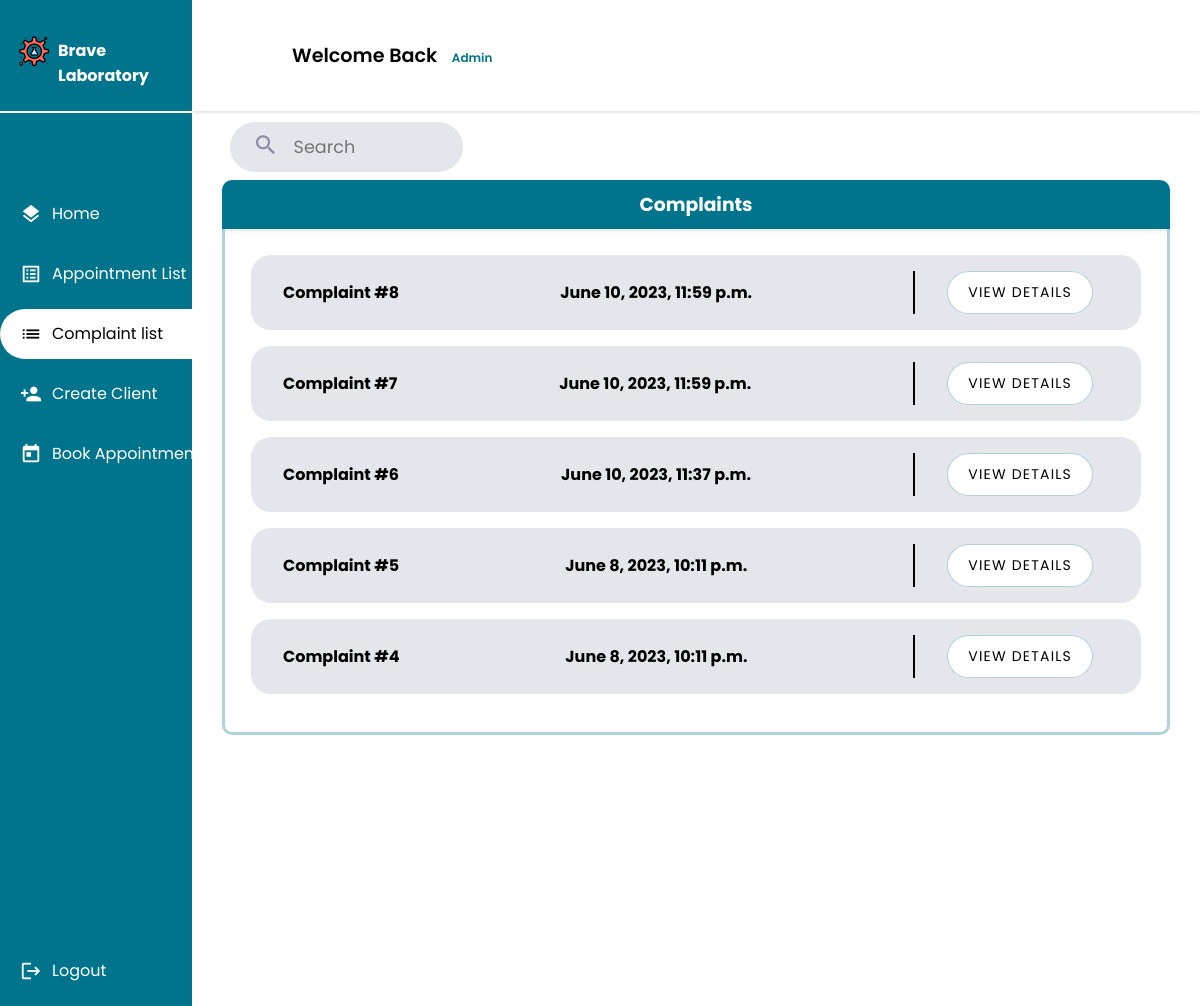
Before: /receptionist/complaints/ (signed in) with the older database file.
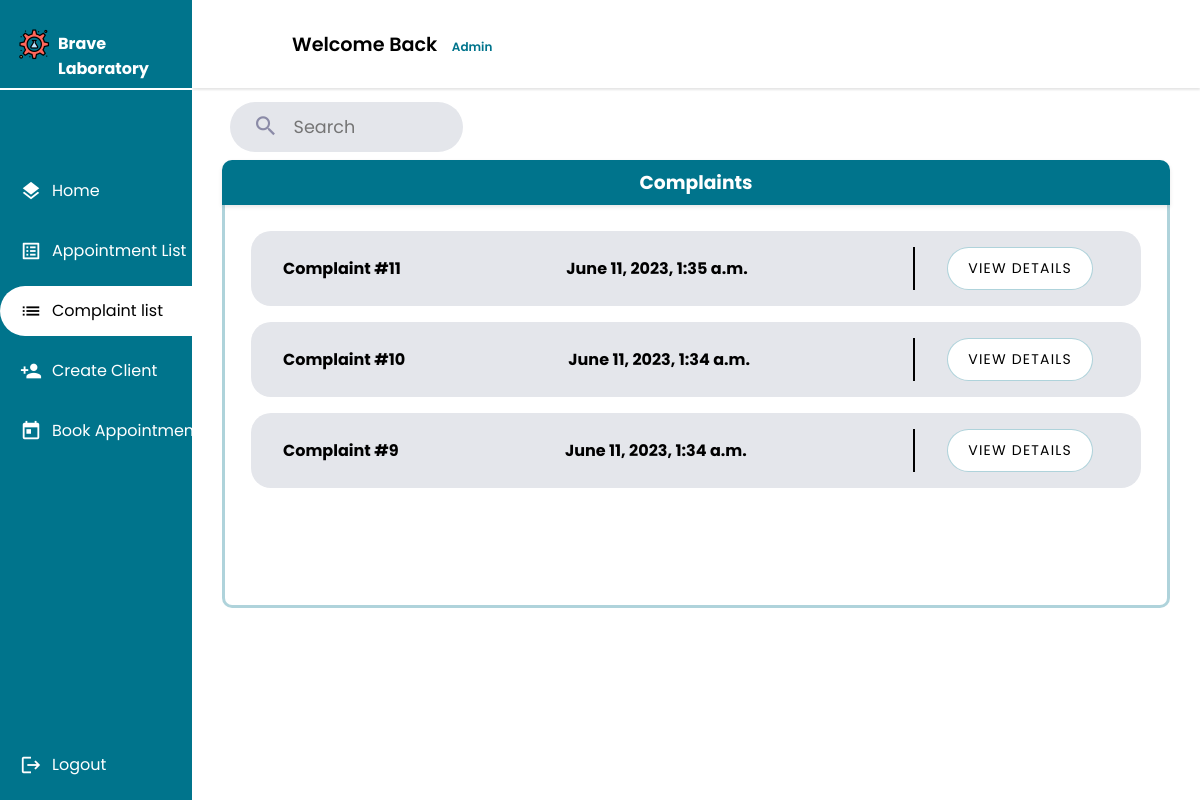
After: the same page with the newer database file.
### main_home/models.py (models this page shows, shortened)
class Complaint(models.Model):
    TOPIC_CHOICES = [
        ('Billing', 'Billing'),
        ('Customer Service', 'Customer Service'),
        ('Facilities', 'Facilities'),
        ('Quality of Service', 'Quality of Service'),
        ('Other', 'Other'),
    ]
    client = models.ForeignKey(Client, on_delete=models.CASCADE)
    date = models.DateTimeField(auto_now_add=True)
    topic = models.CharField(max_length=20, choices=TOPIC_CHOICES)
    description = models.CharField(max_length=1000)
    class Meta:
        db_table = 'complaint'

### receptionist/views.py (the view, shortened to what this page needs)
# urls.py: path("complaints/",views.complaint_list,name="complaint_list"),
@login_required
@permission_required('receptionist.view_receptionist', raise_exception=True)
def complaint_list(request):
    complaints = Complaint.objects.all().order_by('-date')
    context = {
        'complaints': complaints
    }
    return render(request,'receptionist/complaint/complaint_list.html',context)

### receptionist/templates/receptionist/complaint/complaint_list.html (shortened to what this page needs)
{% extends 'receptionist/receptionist.html' %}
{% load static %}
{% block css_2 %}
<link rel="stylesheet" href="{% static 'css/list.css' %}">
{% endblock css_2 %}
{% block main %}
<div class="Container">
    <div class="header ">
        <div class="search">
            <form class="search-bar" method="post" >
                <button type="submit" name="search">
                    <span class="material-icons search-icon">
                        </span>
                </button>
                <input class="search-bar-input" id="search" name="search" placeholder="Search" required="" type="text">
            </form>
        </div>
    </div>
    {% if complaints %}
    <div class="userlistcl">
        <div class="infoheadercl">
            <h3>Complaints</h3>
        </div>
        <div class="userscontianercl">
        <div class= "scrollcl">
        <ul>
            {% for complaint in complaints %}
                <li class="app1">
                    <span><strong>Complaint #{{ complaint.id }}</strong></span>
                    <span><strong>{{ complaint.date }}</strong></span>
                    <div class="buttons">
                        <button class="list-button"><a class="list-links" href="{% url 'complaint_detail' complaint.id %}">View Details</a></button>
                    </div>
                </li>
            {% endfor %}
        </ul>
        </div>
    </div>
    </div>
    {% endif %}
</div>
{% endblock main %}

### receptionist/templates/receptionist/receptionist.html (shortened to what this page needs)
{% extends 'main_home/actors_base.html' %}
{% load static %}
{% block sidebar %}
    <li><a href={% url 'receptionist' %}><span class="material-icons X">layers</span> <span class="nav-item">Home</span></a></li>
    <li><a href={% url 'appointment_list' %}><span class="material-icons X">list_alt</span><span class="nav-item">Appointment List</span></a></li>
    <li><a href={% url 'complaint_list' %}><span class="material-icons X">list</span><span class="nav-item">Complaint list</span></a></li>
    <li><a href={% url 'client_add' %}><span class="material-icons X">person_add</span><span class="nav-item">Create Client</span></a></li>
    <li><a href={% url 'appointment_add' %}><span class="material-icons X">today</span><span class="nav-item">Book Appointment</span></a></li>
{% endblock sidebar %}

### main_home/templates/main_home/actors_base.html (shortened to what this page needs)
{% extends 'main_home/base.html' %}
{% load static %}
{% block css %}
        <link rel="stylesheet" href="{% static 'css/resources/google_icons.css' %}">
        <link rel="stylesheet" href="{% static 'css/resources/font-awesome.all.min.css' %}">
        <link rel="stylesheet" href="{% static 'css/actors.css' %}" />
{% endblock css %}
{% block content %}
    <div class="container">
        <header>
            <div class="wlc">
                <h1>Welcome Back&nbsp;<span class="smaller-text">{{user.username}}</span></h1>
            </div>
        </header>
        <div class="Main">
            {% block main %}{% endblock main %}
        </div>
    </div>
    <div class="nav-header">
        <a class="logo" href="{% url user.groups.first.name %}">
            <img alt='logo' src="{% static 'img/logo.png' %}">
            <span><strong>Brave Laboratory</strong></span>
        </a>
    </div>
    <nav>
        <ul>
            {% block sidebar %}{% endblock sidebar %}
            <li class="end">
                <a href='{% url 'logout' %}'>
                    <span class="material-icons emoji">logout</span>
                    <span class="nav-item">Logout</span>
                </a>
            </li>
        </ul>
    </nav>
{% endblock content %}

### main_home/templates/main_home/base.html (shortened to what this page needs)
{% load static %}
<!DOCTYPE html>
<html lang="en">
<head>
    <link rel="stylesheet" href="{% static 'css/resources/fonts.css' %}">
    {% block css %}{% endblock css %}
    {% block css_2 %}{% endblock css_2 %}
</head>
<body>
    {% block content %}{% endblock content %}
</body>
</html>

### static/css/actors.css (style rules this page uses)
* { font-family: 'Poppins', sans-serif; margin: 0; padding: 0; }
body { background-color: #fff; overflow-y: scroll; }
ul { list-style-type: none; }
.container { text-align: center; float: right; width: 100%; height: 90vh; }
header { position: fixed; top: 0; left: 0; right: 0; z-index: 1; width: 84vw; height: 11vh; background-color: rgb(255, 255, 255); display: flex; align-items: center; justify-content: space-between; margin-left: auto; box-shadow: 0px 2px 2px rgba(0, 0, 0, 0.1); }
.Main { display: flex; justify-content: center; margin-top: 9.5vh; margin-left: 16vw; padding-top: 1.5%; padding-bottom: 1.5%; }
.Container { font-size: 16px; width:100%; height: 100%; margin: 0 20px; border-radius: 20px; background-color: white; padding-left: 10px; padding-right: 10px; }
.wlc { margin-left: 100px; }
.wlc h1 { font-size: 1.2rem; }
.nav-header { position: fixed; left: 0; z-index: 1; top: 0; bottom: 89vh; background-color: #00748c ; width: 16vw; height: 11vh; overflow: hidden; box-shadow: 0px 4px 4px rgb(255, 255, 255); }
.nav-header a { position: relative; color: white; padding-left: 18px; width: 15vw; }
nav { position: fixed; left: 0; z-index: 1; top: 11.2vh; bottom: 0; background-color: #00748c; width: 16vw; overflow: hidden; }
.logo { display: flex; transition: all 0.5s ease; margin-top: 3.5vh; padding-right: 0 !important; width: 100%; gap: 8px; }
.logo span { font-size: 1rem; padding-top: 3px; }
.logo img { height: 32px; }
nav a { position: relative; color: white; display: table; padding-left: 20px; padding-right: 30px; width: 15vw; }
nav .material-icons { position: relative; top: 14px; font-size: 22px !important; }
nav ul { margin-top: 40%; }
.nav-item { position: relative; top: 8px; margin-left: 10px; }
nav ul li { transition: 0.4s; width: auto; margin-bottom: 10px; }
.end { position: fixed; bottom: 0; transition: 0.4s; width: auto; margin-bottom: 10px; }
nav ul li::after { content: ''; display: block; position: relative; left: 0; width: 5px; height: 100%; }
nav ul .active { background-color: white; border-radius: 30px 0px 0px 30px; }
nav ul .active a { color: black; }
header h1 { font-weight: 600; }
a { text-decoration: none; }
nav a { height: 50px; }
.search { width: 25%; position: relative; display: flex; cursor: pointer; }
.search span { font-size: 26px; }
.search-bar button { border: none; background: none; color: #8b8ba7; }
.search-bar { --timing: 0.3s; --width-of-input: 240px; --height-of-input: 50px; --border-height: 2px; --input-bg: #fff; --border-color: #00748c; --border-radius: 30px; --after-border-radius: 1px; position: relative; width: var(--width-of-input); height: var(--height-of-input); display: flex; align-items: center; padding-inline: 0.8em; border-radius: var(--border-radius); transition: border-radius 0.5s ease; background: var(--input-bg, #fff); background-color: #E4E6EB; }
.search-bar-input { font-size: 1.1rem; background-color: transparent; width: 100%; height: 100%; padding-inline: 0.5em; padding-block: 0.7em; border: none; }
.search-bar:before { content: ""; position: absolute; background: var(--border-color); transform: scaleX(0); transform-origin: center; width: 100%; height: var(--border-height); left: 0; bottom: 0; border-radius: 1px; transition: transform var(--timing) ease; }
.search-bar .search-icon { margin-top: 3px; margin-right: 6px; margin-left: 10px; }

### main_home/templates/main_home/actors_base.html (style rules this page uses)
.smaller-text { font-size: 12px; margin-left: 10px; color: #00748c; text-transform: capitalize; }

Changed rows visible on the page:
removed Complaint: id "8", date "June 10, 2023, 11:59 p.m."
removed Complaint: id "7", date "June 10, 2023, 11:59 p.m."
removed Complaint: id "6", date "June 10, 2023, 11:37 p.m."
removed Complaint: id "5", date "June 8, 2023, 10:11 p.m."
removed Complaint: id "4", date "June 8, 2023, 10:11 p.m."
added Complaint: id "11", date "June 11, 2023, 1:35 a.m."
added Complaint: id "10", date "June 11, 2023, 1:34 a.m."
added Complaint: id "9", date "June 11, 2023, 1:34 a.m."
